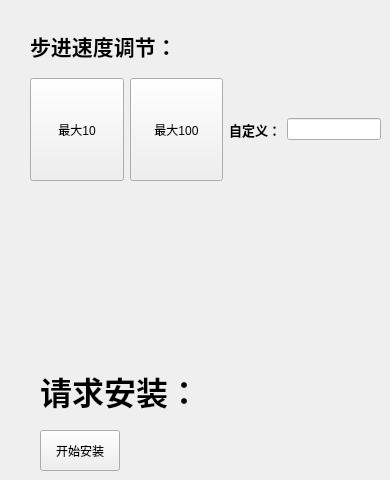
       <widget class="QWidget" name="SettingPage">
        <widget class="QLabel" name="label_41">
         <property name="geometry">
          <rect>
           <x>40</x>
           <y>360</y>
           <width>261</width>
           <height>61</height>
          </rect>
         </property>
         <property name="font">
          <font>
           <pointsize>24</pointsize>
           <bold>true</bold>
          </font>
         </property>
         <property name="text">
          <string>请求安装：</string>
         </property>
        </widget>
        <widget class="QPushButton" name="DownloadBeginBtn">
         <property name="geometry">
          <rect>
           <x>40</x>
           <y>430</y>
           <width>80</width>
           <height>41</height>
          </rect>
         </property>
         <property name="text">
          <string>开始安装</string>
         </property>
        </widget>
        <widget class="QWidget" name="layoutWidget">
         <property name="geometry">
          <rect>
           <x>30</x>
           <y>20</y>
           <width>351</width>
           <height>161</height>
          </rect>
         </property>
         <layout class="QVBoxLayout" name="verticalLayout_18" stretch="1,2">
          <item>
           <widget class="QLabel" name="label_54">
            <property name="font">
             <font>
              <pointsize>16</pointsize>
              <bold>true</bold>
             </font>
            </property>
            <property name="text">
             <string>步进速度调节：</string>
            </property>
           </widget>
          </item>
          <item>
           <layout class="QHBoxLayout" name="horizontalLayout_38" stretch="2,2,1,2">
            <item>
             <widget class="QPushButton" name="max10Btn">
              <property name="sizePolicy">
               <sizepolicy hsizetype="Minimum" vsizetype="Expanding">
                <horstretch>0</horstretch>
                <verstretch>0</verstretch>
               </sizepolicy>
              </property>
              <property name="text">
               <string>最大10</string>
              </property>
             </widget>
            </item>
            <item>
             <widget class="QPushButton" name="max100Btn">
              <property name="sizePolicy">
               <sizepolicy hsizetype="Minimum" vsizetype="Expanding">
                <horstretch>0</horstretch>
                <verstretch>0</verstretch>
               </sizepolicy>
              </property>
              <property name="text">
               <string>最大100</string>
              </property>
             </widget>
            </item>
            <item>
             <widget class="QLabel" name="label_62">
              <property name="font">
               <font>
                <pointsize>10</pointsize>
                <bold>true</bold>
               </font>
              </property>
              <property name="text">
               <string>自定义：</string>
              </property>
             </widget>
            </item>
            <item>
             <widget class="QLineEdit" name="lineEdit_speed"/>
            </item>
           </layout>
          </item>
         </layout>
        </widget>
       </widget>
